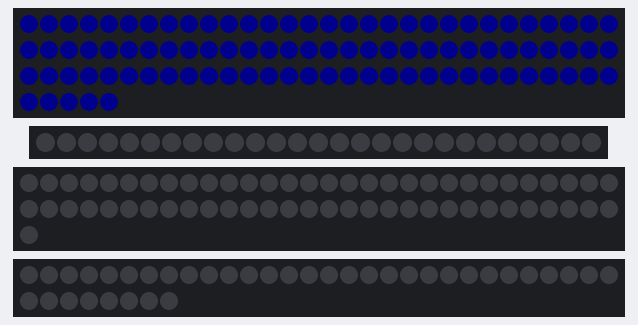
A sketch run on a simulated Arduino Uno, built with avr-gcc and run on an emulated ATmega328P. Shown: 95 RGB LEDs in strip order, left to right, continuing on the next row, 27 RGB LEDs in strip order, left to right, 61 RGB LEDs in strip order, left to right, continuing on the next row, 38 RGB LEDs in strip order, left to right, continuing on the next row. Dim RGB values are drawn brighter than linear; random numbers use the default seed unless the sketch sets one.

Above: at 1.99 s.
At 9.5 s:
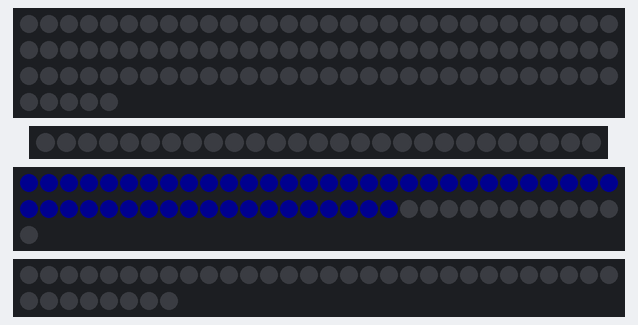
At 10.4 s:
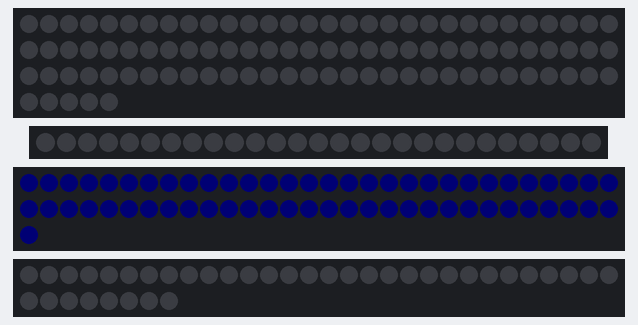
At 21.02 s:
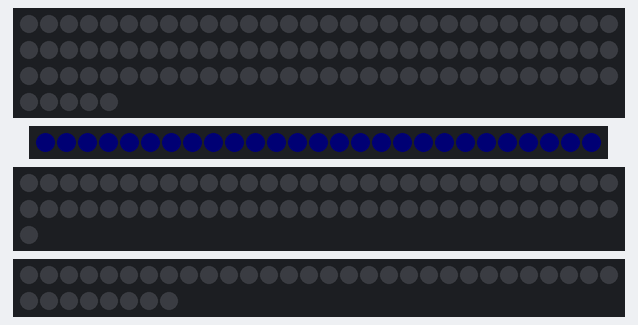
At 38.57 s:
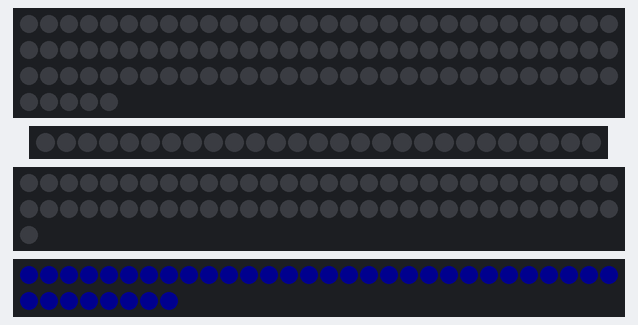

The sketch:

lightning.ino
```cpp
#include <Arduino.h>
#define FASTLED_INTERNAL
#include <FastLED.h>
#include "lightning_class.h"

#define MAIN 2
#define AUX 3
#define CROSS 5
#define SMALL 4

const int main_num = 95;
const int aux_num = 27;
const int cross_num = 61;
const int small_num = 38;
CRGB main_S[main_num] = {0};
CRGB aux_S[aux_num] = {0};
CRGB cross_S[cross_num] = {0};
CRGB small_S[small_num] = {0};
CRGB *bolts[] = {main_S, aux_S, cross_S, small_S};
uint8_t default_brightness = 100;
int main_fork_i[] = {39, 56, 62, 85};
int main_fork_len[] = {13, 8, 4, 3};
int aux_fork_i[] = {6, 10};
int aux_fork_len[] = {9, 5};
int cross_fork_i[] = {7, 16, 42};
int cross_fork_len[] = {5, 16, 12};
int small_fork_i[] = {9, 16};
int small_fork_len[] = {12, 5};
const unsigned long FREQUENCY = 20;
Lightning main_bolt(0, main_num, main_fork_i, main_fork_len, 4, FREQUENCY);
Lightning aux_bolt(1, aux_num, aux_fork_i, aux_fork_len, 2, FREQUENCY);
Lightning cross_bolt(2, cross_num, cross_fork_i, cross_fork_len, 3, FREQUENCY);
Lightning small_bolt(3, small_num, small_fork_i, small_fork_len, 2, FREQUENCY);
Lightning lightning_array[] = {main_bolt, aux_bolt, cross_bolt, small_bolt};
unsigned long prev_millis;


void setup() {
  pinMode(MAIN, OUTPUT);
  pinMode(AUX, OUTPUT);
  pinMode(CROSS, OUTPUT);
  pinMode(SMALL, OUTPUT);
  FastLED.addLeds<WS2812, MAIN, GRB>(main_S, main_num);
  FastLED.addLeds<WS2812, AUX, GRB>(aux_S, aux_num);
  FastLED.addLeds<WS2812, CROSS, GRB>(cross_S, cross_num);
  FastLED.addLeds<WS2812, SMALL, GRB>(small_S, small_num);
  FastLED.setBrightness(default_brightness);
  FastLED.setMaxPowerInMilliWatts(8000);
  prev_millis = millis();
}


void loop() {
  if(millis() - prev_millis > random(1000, 3000)) {
    lightning_array[random(0,4)].Draw();
    FastLED.clear();
    prev_millis = millis();
  }
}
```

lightning_class.h
```cpp
#include <Arduino.h>
#include <FastLED.h>

extern CRGB main_S[];
extern CRGB aux_S[];
extern CRGB cross_S[];
extern CRGB small_S[];
extern CRGB *bolts[];
extern uint8_t default_brightness;

class Lightning
{
    private:
        int num_leds;
        int num_main_leds;
        unsigned long speed; //In LEDs/second
        int current_pos = 0;
        bool done = false;
        int num_forks;
        int *fork_index; //will be in ascending order
        int *fork_lens;
        CRGB *LEDs;
        uint8_t brightness = default_brightness;
        uint8_t hue = 165;
        uint8_t saturation = 255;

    public:

        Lightning(int bolt, int num, int *fi, int *fl, int nf, unsigned long sp):
        num_leds(num), num_main_leds(num), fork_index(fi), fork_lens(fl), num_forks(nf), speed(sp)
        {
            for(int i = 0; i < num_forks; i++) {
                num_main_leds = num_main_leds - fork_lens[i];
            }
            LEDs = bolts[bolt];

        }

        virtual void Draw()
        {
            unsigned long prev = millis();
            while(current_pos < num_main_leds) {
                if(millis() - prev >= speed) {
                    LEDs[current_pos].setHSV(hue, saturation, brightness);
                    int prev_total = 0;
                    for(int i = 0; i < num_forks; i ++) {
                        if(current_pos >= fork_index[i]) {
                            LEDs[num_main_leds + current_pos + prev_total - fork_index[i]].setHSV(hue, saturation, brightness);
                        }
                        prev_total += fork_lens[i];
                    }
                    current_pos += 1;
                    prev += 50;
                    FastLED.show();
                }
            }
            current_pos = 0;
            done = true;
            Flash();
            Fade();
        }

        int getCurrentPos() {
            return current_pos;
        }

        void Fade() {
            unsigned long prev = millis();
            uint8_t dim = brightness;
            while(dim > 0) {
                if(millis() - prev >= 20) {
                    for(int i = 0; i < num_leds; i++) {
                        LEDs[i] = CHSV(hue, saturation, dim);
                    }
                    FastLED.show();
                    dim = max(dim-1, 0);
                }
            }
        }

        bool isDone() {
            if(done) {
                done = false;
                return !done;
            } else {
                return false;
            }
        }

        void Flash() {
            int flashes = 0;
            int start_brightness = brightness;
            int prev_brightness = brightness;
            brightness += 50;
            unsigned long prev = millis();
            while(flashes < 4) {
                if(millis() - prev >= 30) {
                    for(int i = 0; i < num_leds; i++) {
                        LEDs[i] = CHSV(hue, saturation, brightness);
                    }
                    FastLED.show();
                    flashes += 1;
                    if(prev_brightness < brightness) {
                        prev_brightness = brightness;
                        brightness = start_brightness;
                    } else {
                        brightness += 100;
                    }
                    prev = millis();
                }
            }
            brightness = start_brightness;
        }


};
```
